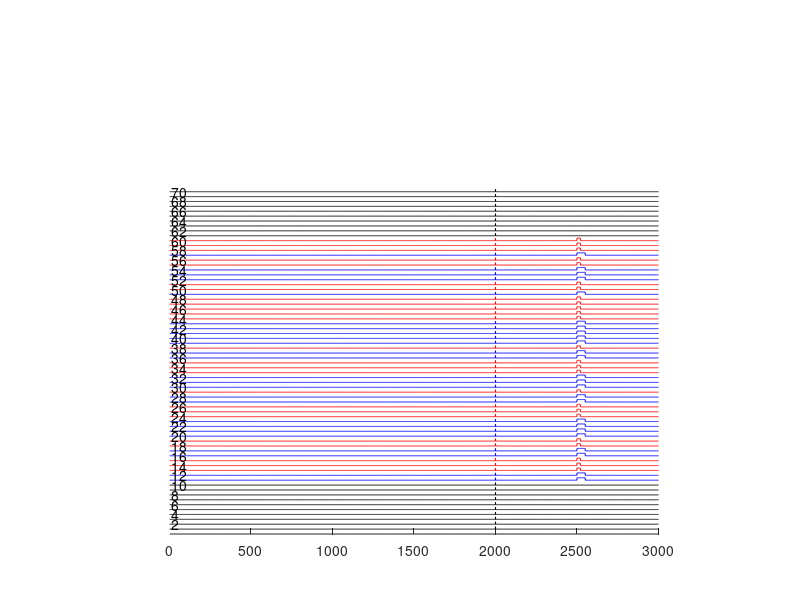

MATLAB code to generate this figure: (Note: this script raises an error after producing the figure.)
clear all



% variables, all times are relative to the start of a trial
stimTrials=50; postTrials=10; preTrials=10;
numTrials=postTrials+preTrials+stimTrials;
possibleLag=(0:50:2000)';
possibleLag=zeros(41,1);
camD=2000;
% camStart=                                     % ttl4,
% dac1=
% dac2=
% dac3=
% ttl1=
% ttl2=
% ttl3=
M=zeros(numTrials,21);
M(:,1)=0:numTrials-1;
M(:,2)=ones(numTrials,1);

%%%PRE AND POST TRIALS%%%
if preTrials~=0
    len=length(possibleLag);
    ind=randi(len,[10 1]);
    lag=possibleLag(ind);
    camDelay=lag+camD;
    
    %place trials in M
    M(1:preTrials,3)=camDelay;
    clear camDelay
end

if postTrials~=0
    len=length(possibleLag);
    ind=randi(len,[10 1]);
    lag=possibleLag(ind);
    camDelay=lag+camD;
    
    %place trials in M
    M(numTrials-postTrials+1:numTrials,3)=camDelay;
    clear camDelay
end


% generate lag
len=length(possibleLag);
ind=randi(len,[stimTrials 1]);
lag=possibleLag(ind);



%%% MIX TRIALS %%%

% stimulus selection
%1 = cs; 2= us; 3=dac1; 4=dac2, 5=dac3; 6=ttl1, 7=ttl2 
stimStart=2500;
numStim=stimTrials;
numCs=25; cs=repmat(1,numCs,1);
numUs=25; us=repmat(2,numUs,1);
st=[cs; us];

% lag
len=length(possibleLag);
ind=randi(len,[numStim 1]);
lag=possibleLag(ind);
cam_delay=lag+camD;

stimTime=lag+ stimStart;
ss=zeros(3,numStim)';

idx = randperm(length(st));
s   = st(idx);

for i=1:numStim
    stims2(i, s(i))= stimTime(i);
end
%%
cs_start= stims2(:,1);
us_start= stims2(:,2);
dac1_start=cs_start;

% duration and amp
cs_dur=zeros(numStim,1); cs_dur(find(cs_start))=50;
us_dur=zeros(numStim,1); us_dur(find(us_start))=20;
dac1_dur=zeros(numStim,1); dac1_dur(find(dac1_start))=50;
cs_amp=zeros(numStim,1); cs_amp(find(cs_start))=10;
dac1_amp=zeros(numStim,1); dac1_amp(find(dac1_start))=10;


    
tempM=[cam_delay cs_start cs_dur cs_amp us_start us_dur dac1_start dac1_dur dac1_amp];
M(11:10+numStim,3:size(tempM,2)+2)=tempM; %hack







%% PLOT BLINK

x=1:3000; %hack 8000
y=zeros(numTrials,3000); %hack 8000

figure; hold on;

for i=1:size(M,1)
    % cam delay
    y(i,M(i,3))=1;
    
    aa=M(i,4); bb= M(i,7);cc=M(i,12);
    if aa~=0
        y(i,aa:aa+50)=1; yy=y(i,:)+(i*2); plot(x,yy,'b'); 
    elseif bb~=0
        y(i,bb:bb+20)=1; yy=y(i,:)+(i*2); plot(x,yy,'r'); 

    elseif cc~=0
        y(i,cc:cc+50)=1; yy=y(i,:)+(i*2); plot(x,yy,'g'); 
    else
        yy=y(i,:)+(i*2); plot(x,yy,'Color', [ 0 0 0]);  
    end 
    

    if mod(i,2)==0; text(10,yy(1), num2str(i)); end
    axis square;
    set(gcf,'Color',[1 1 1]);
    set(gca,'ycolor',[1 1 1]);
    
    
end

%% save



%% read stim order from excel
[FileName,PathName] = uigetfile('.xlsx', 'Select the Excel file');
    Files={FileName};
    addpath(PathName); %search path
read = xlsread(Files{1}); %only grabs first file

numTrials=size(read,1);
tr=1:numTrials;

csInd=find(read(:,3));
usInd=find(read(:,6));
dac1Ind=find(read(:,8));
dac2Ind=find(read(:,11));

allStimInd=[ csInd; usInd; dac1Ind; dac2Ind]; %can contain non unique trials

blankInd= find(~ismember(tr,allStimInd));




